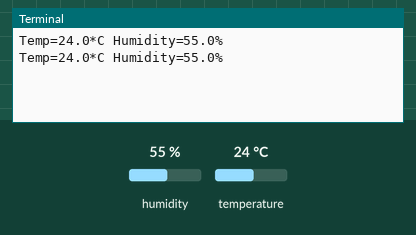
This program was run on a simulated Raspberry Pi (BCM pin numbers). Shown: the last lines printed to the terminal. Inputs (shaded band) come from the test bench; at power-on: humidity 55 %, temperature 24 °C.

Above: at 1.2 s.
1.3 s: humidity set to 22 %
At 2.0 s:
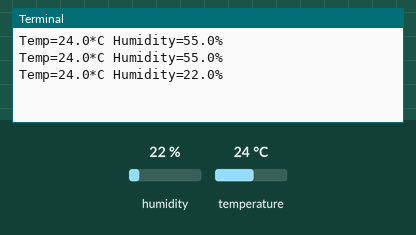
2.8 s: temperature set to 12 °C
At 3.6 s:
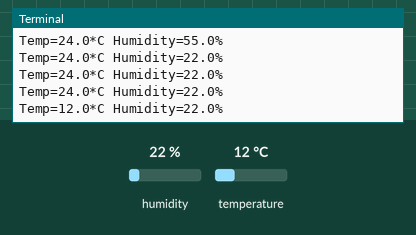
4.3 s: humidity set to 40 %
At 4.3 s:
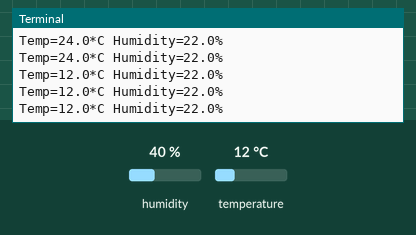
Timing chart, 0 to 7.3 s (numbered marks = the images above; inputs shaded):
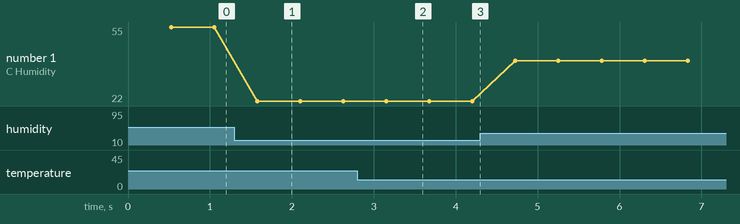

Measured:
- after the input at 1.3 s, the terminal: prints a new line after 0.28 s (image 1)
- after the input at 2.8 s, the terminal: prints a new line after 0.35 s (image 2)
- plotted number 1: 55 → 22 after the input at 1.3 s, 22 → 40 after the input at 4.3 s

The program:

dht_Rpi.py
```python
# Connect the DHT11 sensor and configure your Rpi by following on this link
# https://iotstarters.com/connecting-dht11-sensor-with-raspberry-pi-3-4-using-python/

import Adafruit_DHT
sensor = Adafruit_DHT.DHT11
pin = 4
while True:
     humidity, temperature = Adafruit_DHT.read_retry(sensor, pin)
     print('Temp={0:0.1f}*C Humidity={1:0.1f}%'.format(temperature, humidity))
```
